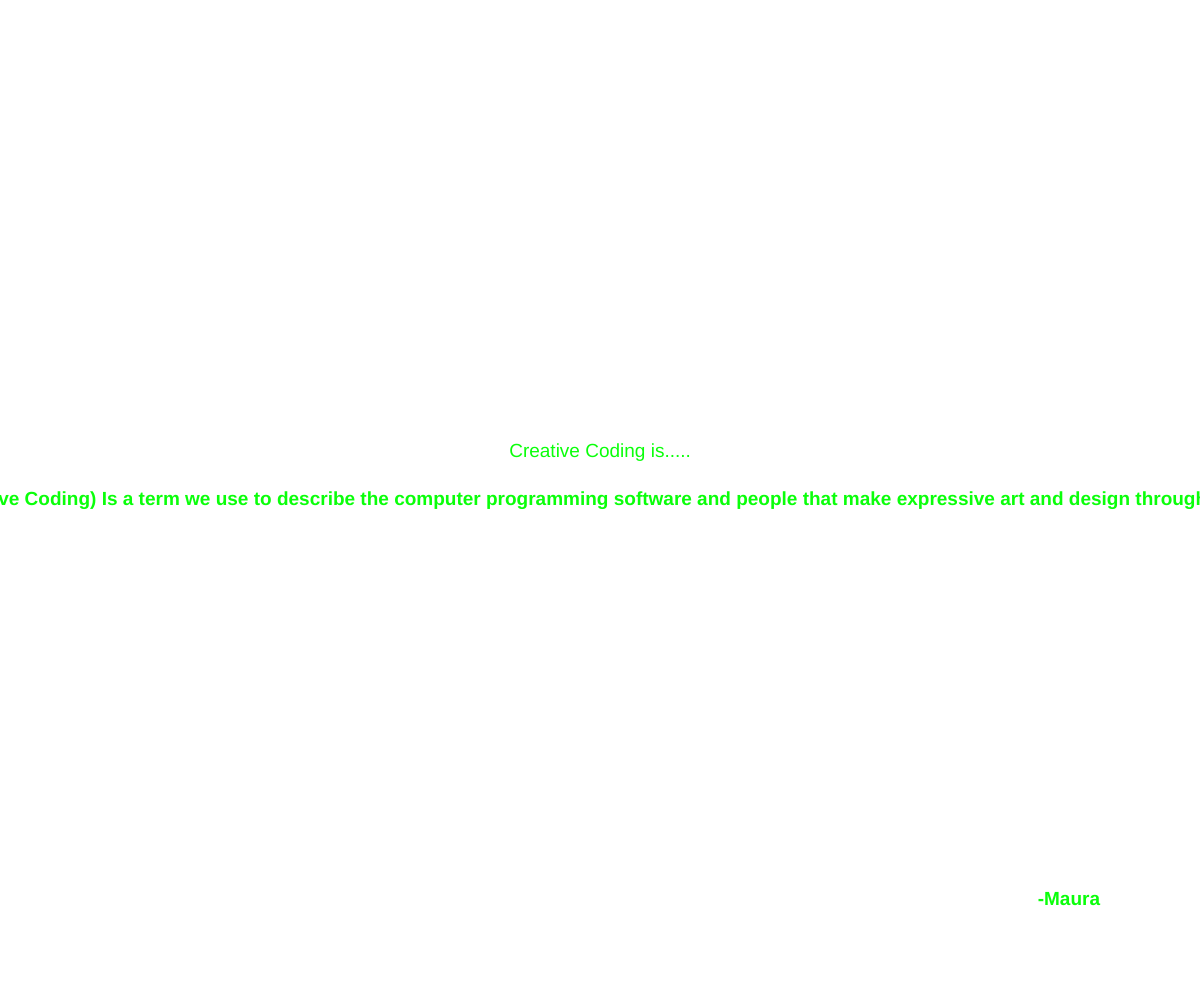
Frame 1 (no input)
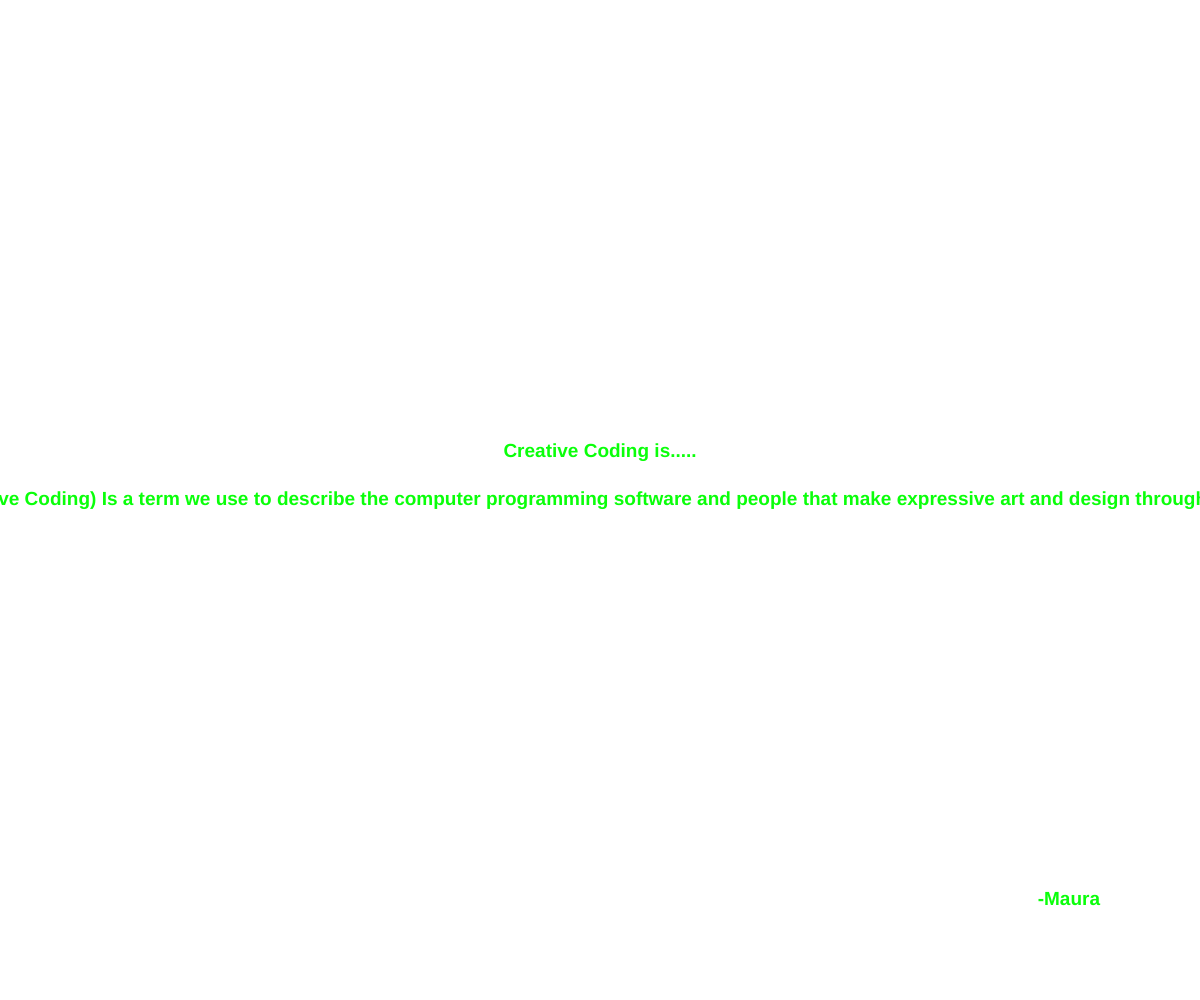
Frame 60 (no input)
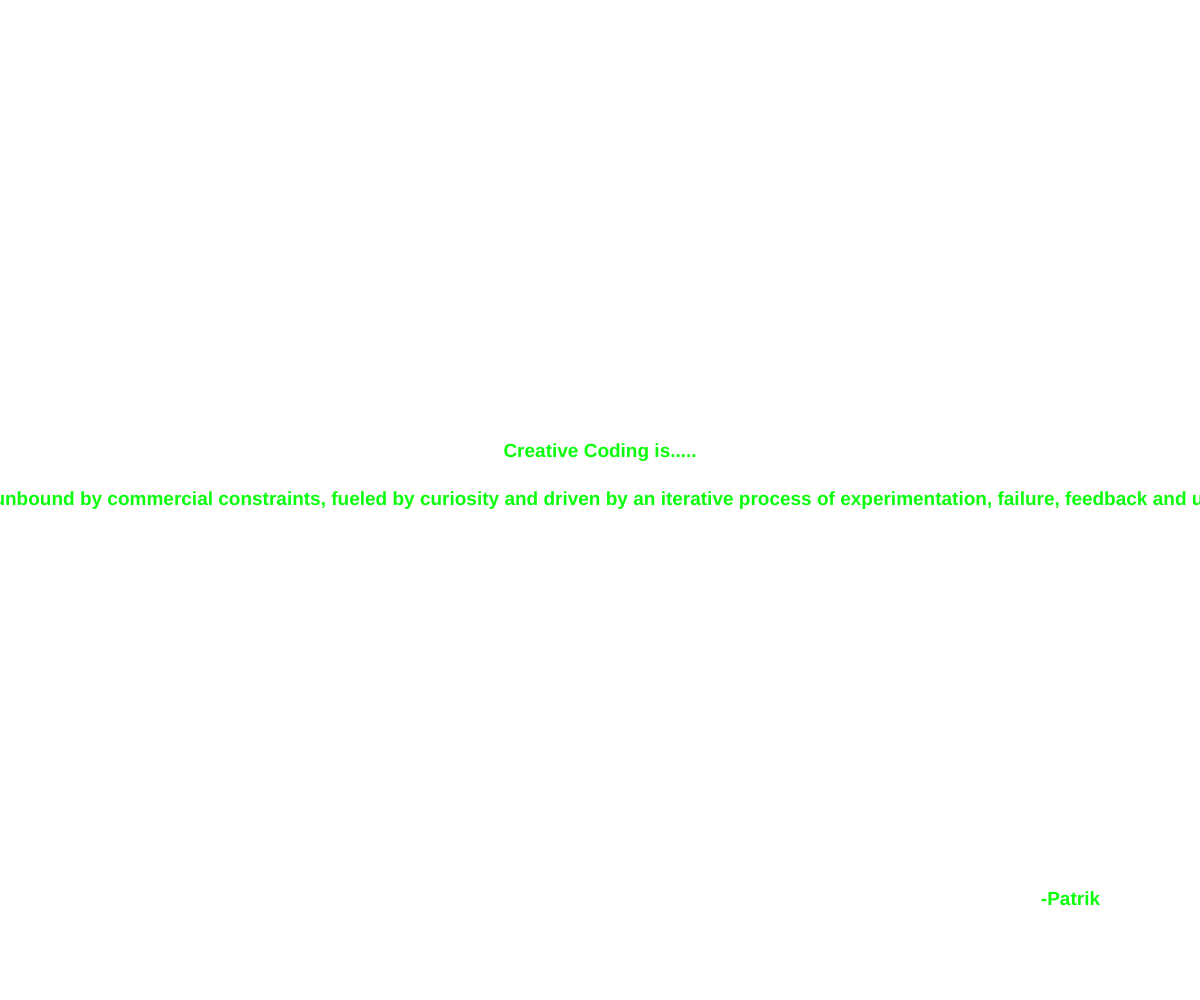
Frame 120 (the mouse pressed at the canvas centre since frame 60)

The p5.js sketch that drew these frames (run headless with seeded random() and noise() and a simulated clock; from frame 60 on, the mouse is pressed at the canvas centre):

// p5.js sketch
// ── sketch.js
// change the quotes in this array. Be mindful of the quotation marks!
// this is the only part of the file you need to edit!

const quotes = [
  { text: "'Creative Coding' is a process, based on exploration, iteration, reflection and discovery, where code is used as the primary medium to create a wide range of media artifacts.", source: "Tim" },
  { text: "(Creative Coding) Is a term we use to describe the computer programming software and people that make expressive art and design through code.", source: "Maura" },
  { text: "(Creative Coding) is unbound by commercial constraints, fueled by curiosity and driven by an iterative process of experimentation, failure, feedback and unexpected discovery", source: "Patrik" },
  { text: "If programming a game is like writing a book, creative coding is writing a poem.", source: "Hunter" },
  { text: "Creative coding, fundamentally, is the practice of using computer programming to create art.", source: "Daniel" },
  { text: "Creative coding is an approach to programming in which code is used as an expressive tool, exploring themes beyond those of traditional programming. ", source: "Take-Me-To-The-Internet" },
  { text: "Creative coding art is a type of art created by computer programming whose goal is to create something expressive rather than functional.", source: "Yiko" },
  { text: "Creative coding is a growing artistic field that uses computer software as a medium to develop original creative expression.", source: "Art Pack" }
];
// no need to edit anything below this line! 
// if you have made an error, you can check your history to see what might have gone wrong

// a variable that holds the current quote
let current = [];

function setup() {
  createCanvas(windowWidth, windowHeight);
  // Seed with millis() so each page load gives a different quote.
  randomSeed(millis());
  textSize(19);
  fill(10, 255, 10);
  // calls the function to pick a quote
  pickQuote();
}

function pickQuote() {
  // take a random number and use that to identify what quote to use
  current = quotes[floor(random(quotes.length))];
}

function draw() {
  background(717171); // set the background color
  drawQuote();  // draw the quote on screen
}

function drawQuote() {   // draw text
  textAlign(CENTER, CENTER);
  text("Creative Coding is.....", width / 2, height / 2 - 48);
  textStyle(BOLD);
  text("'" + current.text + "'", width / 2, height / 2);
  textAlign(RIGHT, CENTER);
  text("-" + current.source, width - 100, height - 100);

}

function windowResized() {
  resizeCanvas(windowWidth, windowHeight);
}

function newQuote() {
  pickQuote();
  redraw();
}

function mousePressed() {
  newQuote();
}
// ── readme.html
<!DOCTYPE html>
<html lang="en">
<head>
  <meta charset="UTF-8">
  <meta name="viewport" content="width=device-width, initial-scale=1.0">
  <title>"Creative Coding Is..."</title> <!--Title is here-->
  <!--Add style to your code Read W3Schools CSS Intro for more: https://www.w3schools.com/css/css_intro.asp -->
  <style>
    body {
      font-family: Arial, Helvetica, sans-serif;
      margin: 2em;
      color: #a18f4f;
      background-color: #4b6de8;
    }
  </style>
</head>
<body>
    <h1>"Creative Coding Is..."</h1>
    <p>The process of thinking outside the box to code a desired output, it does not refer soley to artstic outputs but instead any output. Creative codes are not accredited to the output, but rather how one codes their output.</p>

   <h2>Resources</h2>
   <ul>
    <li><a href="https://trcc.timrodenbroeker.de/faq/what-is-creative-coding/" target="_blank">(Creative Coding) is a process, based on exploration, iteration, reflection and discovery</a></li>
    <li><a href="https://medium.com/@mauralian/coding-art-312efa2020fd" target="_blank">A term we use to describe the computer programming software and people that make expressive art and design through code.</a></li>
    <li><a href="https://news.ycombinator.com/item?id=49595360" target="_blank">Take the money out of coding, bring the creativity in, take out the investors and keep the enthusiasts. I think that might be good for the activity that we call programming.</a></li>
    <li><a href="https://artpack.weebly.com/creative-coding.html" target="_blank">Creative coding is a growing artistic field that uses computer software as a medium to develop original creative expression.</a></li>
    <li><a href="https://guidebook.hdyar.com/creative-coding/creative-coding-fundamentals/what-is-creative-coding/" target="_blank">If programming a game is like writing a book, creative coding is writing a poem</a></li>
    <li><a href="https://www.patrik-huebner.com/datadesigndictionary/creative-coding/" target="_blank">(Creative Coding) is unbound by commercial constraints, fueled by curiosity and driven by an iterative process of experimentation, failure, feedback and unexpected discovery..</a></li>
    <li><a href="https://take-me-to-the-internet.com/glossary/creative-coding" target="_blank">Creative coding is an approach to programming in which code is used as an expressive tool, exploring themes beyond those of traditional programming.</a></li>
    <li><a href="https://headprocess.com/other/2023/09/02/creative-coding-getting-started.html" target="_blank">Creative coding, fundamentally, is the practice of using computer programming to create art.</a></li>
   </ul>
</body>
</html>
